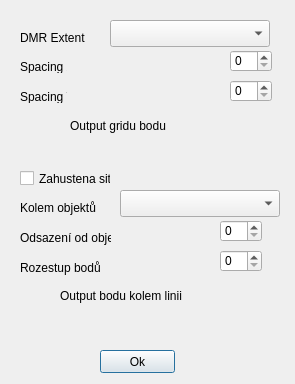
<?xml version="1.0" encoding="UTF-8"?>
<ui version="4.0">
 <class>Dialog</class>
 <widget class="QDialog" name="Dialog">
  <property name="geometry">
   <rect>
    <x>0</x>
    <y>0</y>
    <width>295</width>
    <height>384</height>
   </rect>
  </property>
  <property name="windowTitle">
   <string>Dialog</string>
  </property>
  <widget class="QgsMapLayerComboBox" name="ExtentDMR">
   <property name="geometry">
    <rect>
     <x>110</x>
     <y>20</y>
     <width>160</width>
     <height>27</height>
    </rect>
   </property>
  </widget>
  <widget class="QgsMapLayerComboBox" name="DensePoints">
   <property name="enabled">
    <bool>true</bool>
   </property>
   <property name="geometry">
    <rect>
     <x>120</x>
     <y>190</y>
     <width>160</width>
     <height>27</height>
    </rect>
   </property>
  </widget>
  <widget class="QCheckBox" name="checkBox">
   <property name="enabled">
    <bool>true</bool>
   </property>
   <property name="geometry">
    <rect>
     <x>20</x>
     <y>170</y>
     <width>91</width>
     <height>17</height>
    </rect>
   </property>
   <property name="text">
    <string>Zahustena sit</string>
   </property>
   <property name="checked">
    <bool>false</bool>
   </property>
  </widget>
  <widget class="QgsFileWidget" name="SaveRefferencePointsAs">
   <property name="geometry">
    <rect>
     <x>50</x>
     <y>310</y>
     <width>161</width>
     <height>27</height>
    </rect>
   </property>
   <property name="storageMode">
    <enum>QgsFileWidget::SaveFile</enum>
   </property>
  </widget>
  <widget class="QLabel" name="label">
   <property name="geometry">
    <rect>
     <x>20</x>
     <y>30</y>
     <width>91</width>
     <height>16</height>
    </rect>
   </property>
   <property name="text">
    <string>DMR Extent</string>
   </property>
  </widget>
  <widget class="QLabel" name="label_2">
   <property name="geometry">
    <rect>
     <x>20</x>
     <y>60</y>
     <width>47</width>
     <height>13</height>
    </rect>
   </property>
   <property name="text">
    <string>Spacing X</string>
   </property>
  </widget>
  <widget class="QLabel" name="label_3">
   <property name="geometry">
    <rect>
     <x>20</x>
     <y>90</y>
     <width>47</width>
     <height>13</height>
    </rect>
   </property>
   <property name="text">
    <string>Spacing Y</string>
   </property>
  </widget>
  <widget class="QLabel" name="label_4">
   <property name="geometry">
    <rect>
     <x>60</x>
     <y>280</y>
     <width>141</width>
     <height>31</height>
    </rect>
   </property>
   <property name="text">
    <string>Output bodu kolem linii</string>
   </property>
  </widget>
  <widget class="QLabel" name="label_5">
   <property name="enabled">
    <bool>true</bool>
   </property>
   <property name="geometry">
    <rect>
     <x>20</x>
     <y>200</y>
     <width>91</width>
     <height>16</height>
    </rect>
   </property>
   <property name="text">
    <string>Kolem objektů</string>
   </property>
  </widget>
  <widget class="QLabel" name="label_6">
   <property name="enabled">
    <bool>true</bool>
   </property>
   <property name="geometry">
    <rect>
     <x>20</x>
     <y>230</y>
     <width>91</width>
     <height>16</height>
    </rect>
   </property>
   <property name="text">
    <string>Odsazení od objektů</string>
   </property>
  </widget>
  <widget class="QSpinBox" name="SBX">
   <property name="geometry">
    <rect>
     <x>230</x>
     <y>50</y>
     <width>42</width>
     <height>22</height>
    </rect>
   </property>
   <property name="maximum">
    <number>9999999</number>
   </property>
  </widget>
  <widget class="QSpinBox" name="SBY">
   <property name="geometry">
    <rect>
     <x>230</x>
     <y>80</y>
     <width>42</width>
     <height>22</height>
    </rect>
   </property>
   <property name="maximum">
    <number>9999999</number>
   </property>
  </widget>
  <widget class="QPushButton" name="btnCalculate">
   <property name="geometry">
    <rect>
     <x>100</x>
     <y>350</y>
     <width>75</width>
     <height>23</height>
    </rect>
   </property>
   <property name="text">
    <string>Ok</string>
   </property>
  </widget>
  <widget class="QLabel" name="label_7">
   <property name="enabled">
    <bool>true</bool>
   </property>
   <property name="geometry">
    <rect>
     <x>20</x>
     <y>260</y>
     <width>91</width>
     <height>16</height>
    </rect>
   </property>
   <property name="text">
    <string>Rozestup bodů</string>
   </property>
  </widget>
  <widget class="QSpinBox" name="BufferSpacing">
   <property name="geometry">
    <rect>
     <x>220</x>
     <y>220</y>
     <width>42</width>
     <height>22</height>
    </rect>
   </property>
   <property name="maximum">
    <number>9999999</number>
   </property>
  </widget>
  <widget class="QSpinBox" name="PointSpacing">
   <property name="geometry">
    <rect>
     <x>220</x>
     <y>250</y>
     <width>42</width>
     <height>22</height>
    </rect>
   </property>
   <property name="maximum">
    <number>999</number>
   </property>
  </widget>
  <widget class="QgsFileWidget" name="SaveRefferencePointsAs_2">
   <property name="geometry">
    <rect>
     <x>60</x>
     <y>140</y>
     <width>161</width>
     <height>27</height>
    </rect>
   </property>
   <property name="storageMode">
    <enum>QgsFileWidget::SaveFile</enum>
   </property>
  </widget>
  <widget class="QLabel" name="label_8">
   <property name="geometry">
    <rect>
     <x>70</x>
     <y>110</y>
     <width>141</width>
     <height>31</height>
    </rect>
   </property>
   <property name="text">
    <string>Output gridu bodu</string>
   </property>
  </widget>
 </widget>
 <customwidgets>
  <customwidget>
   <class>QgsFileWidget</class>
   <extends>QWidget</extends>
   <header>qgsfilewidget.h</header>
  </customwidget>
  <customwidget>
   <class>QgsMapLayerComboBox</class>
   <extends>QComboBox</extends>
   <header>qgsmaplayercombobox.h</header>
  </customwidget>
 </customwidgets>
 <resources/>
 <connections/>
</ui>
